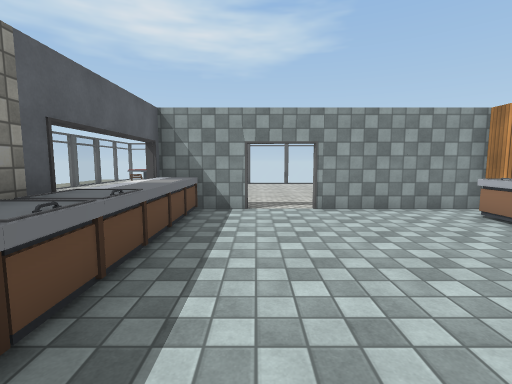
View 1 (above)

16 first-person views from a walk through a Unity game level. The camera is 1.4 m above the floor, tilts 6° down and sees 85° across. The floor is counted in squares, 1 m on a side. Each view is taken from the middle of a square. On the plan, view 1 faces up. The plan holds only what a view shows up to about 14 squares ahead; the rest is blank. The player character is not drawn. Some surface patterns are stand-ins.

View 2
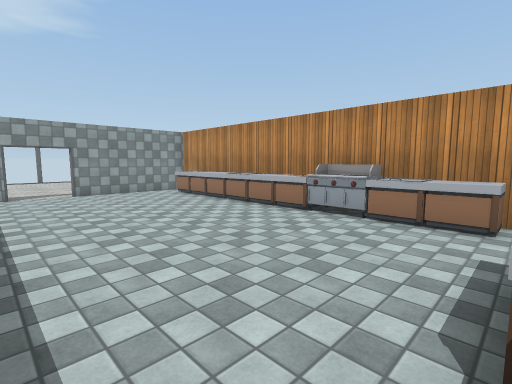

View 3
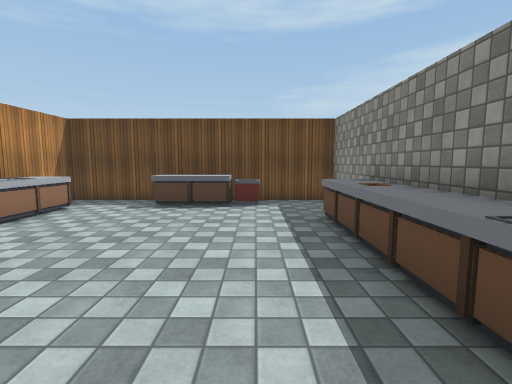

View 4
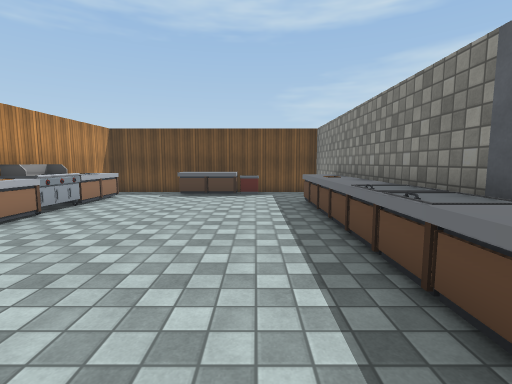

View 5
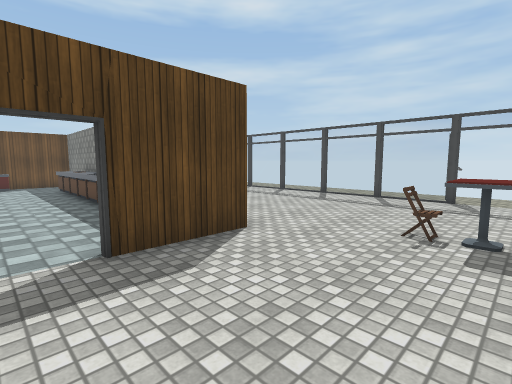

View 6
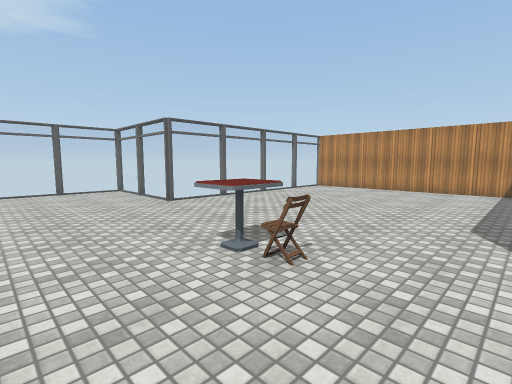

View 7
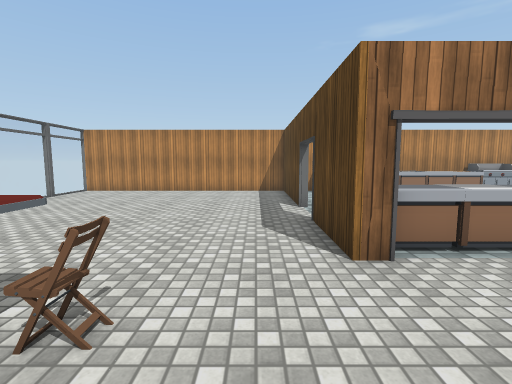

View 8
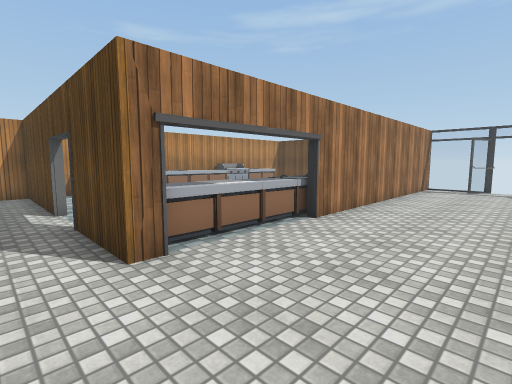

View 9
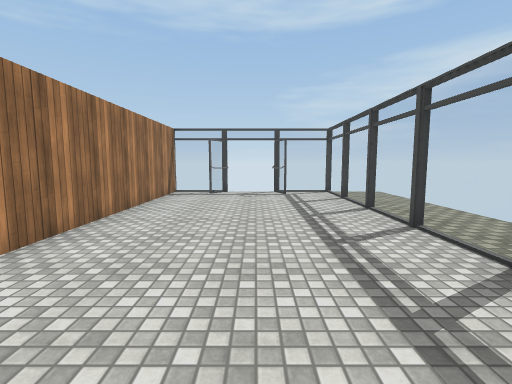

View 10
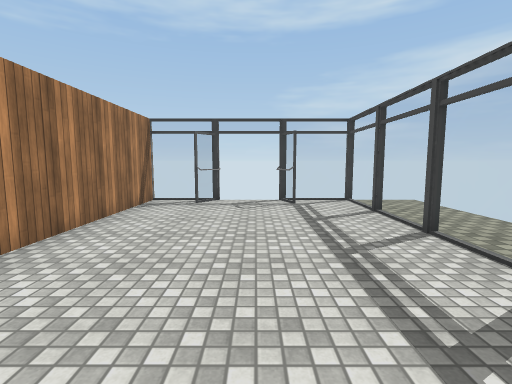

View 11
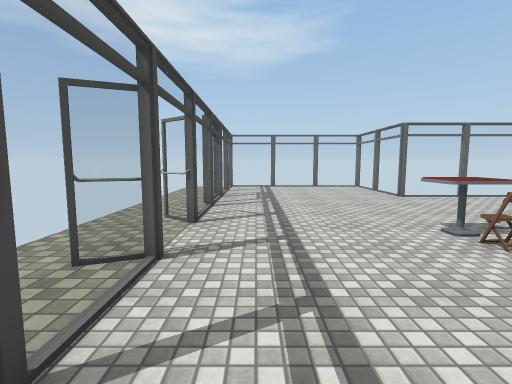

View 12
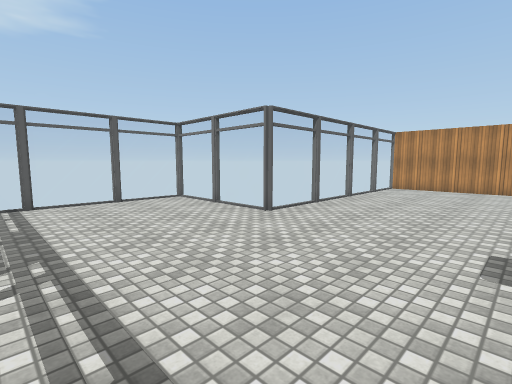

View 13
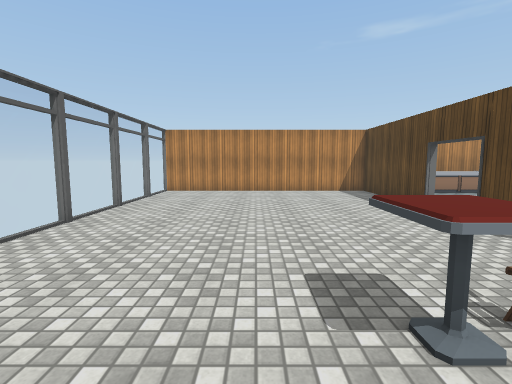

View 14
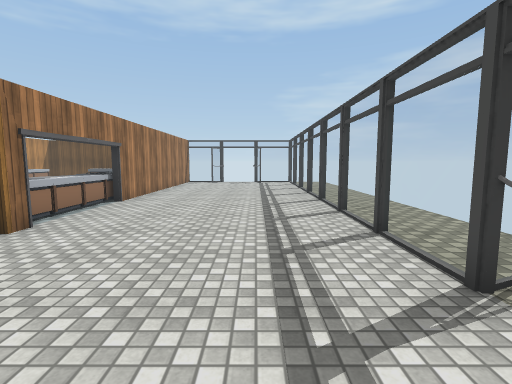

View 15
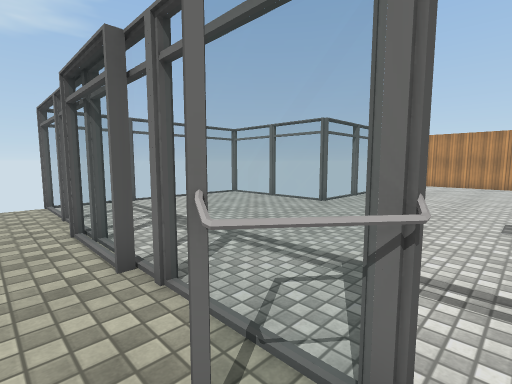

View 16
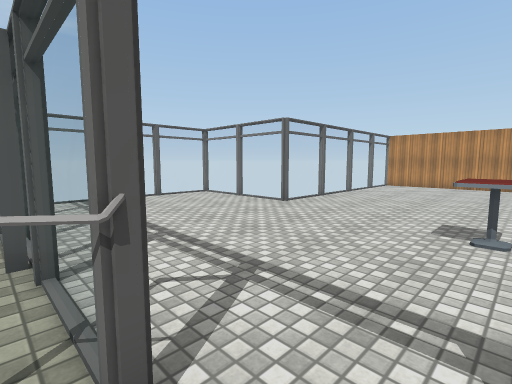

### Floor plan
Key: @ floor where view 1 was taken; # wall or solid block; . floor; = window, fence, low wall or low ledge; T table; C chair; U counter; O other object.
Columns run from 12 left of view 1 to 7 right of it. Each row starts with its distance up from view 1.
 24   =======#
 23 ..=......=
 22 .. ......=
 21 ..#......#
 20 ..=......=
 19 .=.......==========#
 18 .=.................#
 17 .=.................#
 16 ..#................#
 15 ..=................#
 14 .=.................#
 13 .......TT..........#
 12 .......TT..........#
 11 .=.....C...........#
 10 ..=................#
  9 ..=......O.##.######
  8 ..=......#U #......#
  7 ..=......UU.......O#
  6 ..#......UU.......U#
  5 ..=......UU.......U#
  4 ..=......#U.......U#
  3 ..=......#O.......U#
  2 ..=......#U.......U#
  1 ..#......#U.......U#
  0 ..=......#U.@.....U#
 -1 ..=......#U.......O#
 -2 ..=......#U.......O#
 -3 ..=......#U.......U#
 -4 ..#......#........U#
 -5 ..=......#..OUUU...#
 -6 ..=.=..=.#..OUUU...#
 -7   ###  #############

Where each view was taken, in squares from view 1:
view 1: 0 up, 0 right, facing up
view 2: 5 down, 1 left, facing up-right
view 3: 4 up, 0 right, facing down
view 4: 7 up, 0 right, facing down
view 5: 13 up, 1 right, facing down-left
view 6: 9 up, 8 left, facing up-right
view 7: 10 up, 7 left, facing right
view 8: 10 up, 7 left, facing down-right
view 9: 7 up, 7 left, facing down
view 10: 4 up, 7 left, facing down
view 11: 7 up, 9 left, facing up
view 12: 13 up, 9 left, facing up-right
view 13: 14 up, 7 left, facing right
view 14: 14 up, 8 left, facing down
view 15: 13 up, 12 left, facing up-right
view 16: 12 up, 11 left, facing up-right
